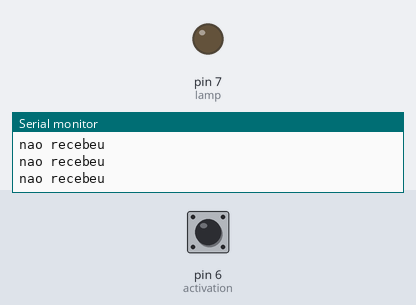
Bench run of a sketch on a simulated Arduino Uno, built with avr-gcc and run on an emulated ATmega328P. Shown: output pins drawn as LEDs (lit = HIGH), the last lines printed to the serial monitor. Dashed ring = blinking. The inputs (shaded band) are chosen by the test bench; at power-on: pin 6 (activation) LOW.

Above: at 1.2 s.
1.3 s: pin 6 (activation) driven HIGH
At 2.5 s:
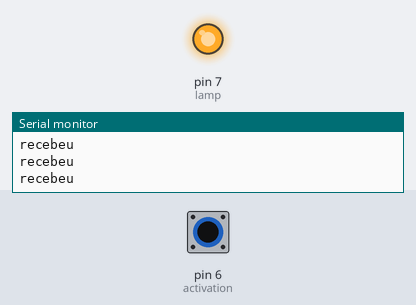
2.8 s: pin 6 (activation) driven LOW
At 3.8 s:
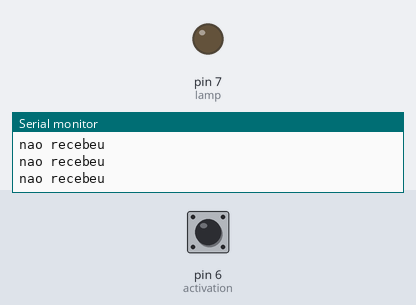
5.8 s: pin 6 (activation) pulsed HIGH 2 times (0.12 s each, 0.3 s apart)
At 5.87 s:
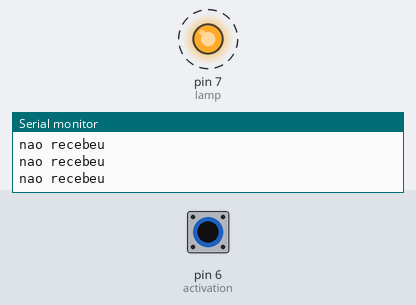
9.4 s: pin 6 (activation) pulsed HIGH 2 times (0.12 s each, 0.3 s apart)
At 10.9 s:
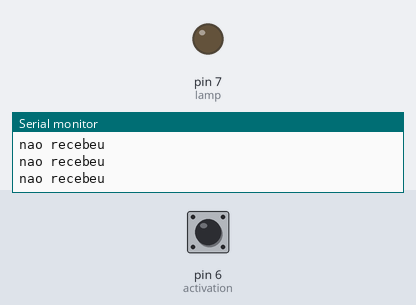
Timing chart, 0 to 12.4 s (numbered marks = the images above; inputs shaded):
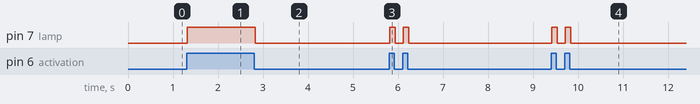

The sketch:

Codigo_Arduino.ino
```cpp
// Codigo da placa Ardiuno UNO
// Esse codigo tem o intuito de ser simples
// Ele apenas recebe o sinal do NodeMCU no pino 6
// E ativa a lampada utilizando o pino 7

// Codigo da placa Ardiuno UNO
int lamp = 7; // Porta onde o rele esta conectado
int activation = 6; // Porta onde recebe o sinal do NodeMCU
void setup() {
  Serial.begin(9600);
  pinMode(lamp, OUTPUT);
  pinMode(activation, INPUT);
}

void loop() {
  // Caso receba sinal
  // Ativa o rele
  int shouldActive = getActivation();
  if(shouldActive) {
    digitalWrite(lamp, HIGH);
  } else {
    digitalWrite(lamp, LOW);
  }

}

int getActivation() {
  int readMotion = digitalRead(activation);
  if (readMotion) {
    Serial.println("recebeu");
  } else {
    Serial.println("nao recebeu");
  }

  return readMotion;
}
```

Measured:
- after the input at 1.3 s, pin 7 (lamp): LOW → HIGH at once
- after the input at 2.8 s, pin 7 (lamp): HIGH → LOW at once
- after the input at 5.8 s, pin 7 (lamp): alternates HIGH for 0.12 s and LOW for 0.19 s, 4 changes in all, then stays LOW, starting at once
- after the input at 9.4 s, pin 7 (lamp): alternates HIGH for 0.12 s and LOW for 0.19 s, 4 changes in all, then stays LOW, starting at once
